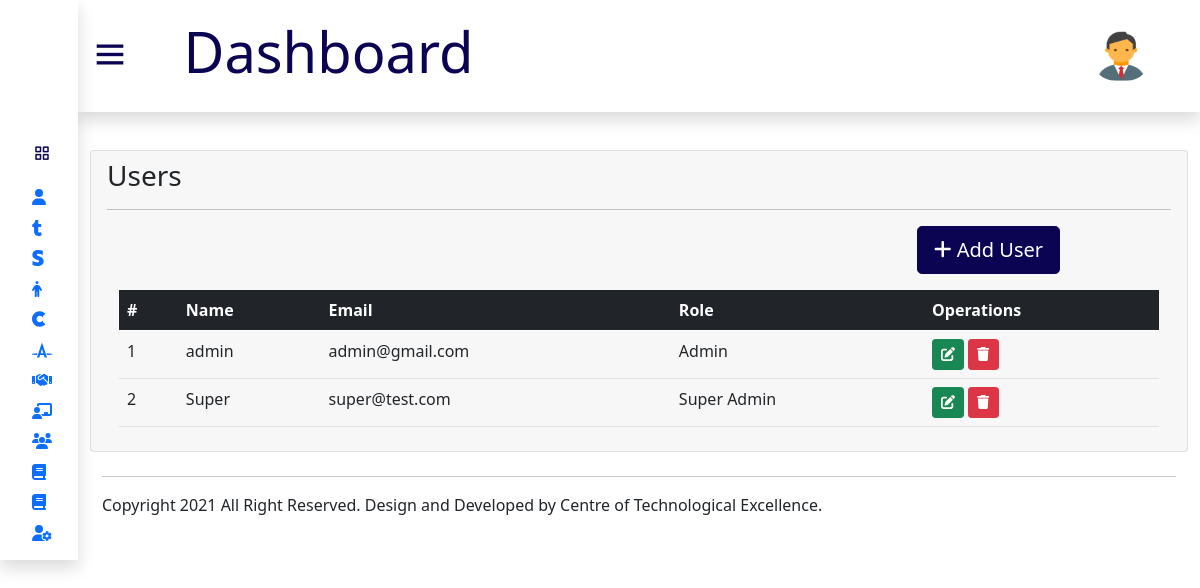
The app's page /admin/user.php (signed in) with its own data.
### tables this page shows
CREATE TABLE `users` (
  `id` int(11) NOT NULL,
  `name` varchar(255) NOT NULL,
  `email` varchar(255) NOT NULL,
  `password` varchar(255) NOT NULL,
  `role` varchar(255) NOT NULL
);

### admin/user.php (the view, shortened to what this page needs)
<?php
include 'header.php';
?>
<div class="body-section">
<div class="container">
         <div class="card">
              <div class="card-header border-0">
                <h3 class="card-title">Users</h3>
                <hr>
      <div class="container mt-1">
              <div class="row">
                  <div class="col-lg-9">
                  </div>
                  <div class="col-lg-3">
          <button type="button" id="button-addon2" data-bs-toggle="modal" data-bs-target="#exampleModal" class="btn btn-lg float-right mb-3" >
            <i class="fas fa-plus"></i> Add User
        </button>
        </div>
        </div>
              <div class="card-body table-responsive p-0">
                  <div class="row">
                  <div class="col-lg-12">
                  <table id="table" class="table pt-2" >
                  <thead class="table-dark">
                     <tr>
                          <th>#</th>
                          <th>Name</th>
                          <th>Email</th>
                          <th>Role</th>
                          <th>Operations</th>
                     </tr>
                  </thead>
                  <?php
                    $sql=mysqli_query($conn,"select * from users");
                    while($row=mysqli_fetch_assoc($sql)){
                        ?>
                      <tr>
                            <td><?php echo $row['id']; ?></td>
                            <td><?php echo $row['name']; ?></td>
                            <td><?php echo $row['email']; ?></td>
                            <td><?php echo $row['role']; ?></td>
                            <td>
                            <button type="button" class="btn btn-success btn-sm editbtn"><i class="fas fa-edit"></i></button>
                            <a href="javascript:void(0)" type="button" class="delete_btn_ajax btn btn-sm btn-danger"><i class="fas fa-trash"></i></a>
                            </td>
                        </tr>
                        <?php
                    }
                  ?>
                    </table>
                </div>
                </div>
              </div>
            </div>
            </div>
        </div>
    </div>
            </div>
<?php
include 'footer.php';
    ?>

### admin/css/styles.css (style rules this page uses)
* { margin: 0; padding: 0; box-sizing: border-box; font-family:'Segoe UI', Tahoma, Geneva, Verdana, sans-serif; }
#button-addon2 { background-color:#0B0452; color: white; border: 1px solid #0B0452; overflow: inherit; }
.body-section { position: relative; background: #ffffff; left: 78px; width: calc(100% - 78px); transition: all 0.5s ease; margin-top: 150px; }

### records on screen
users: id "1", name "admin", email "admin@gmail.com", role "Admin"
users: id "2", name "Super", email "super@test.com", role "Super Admin"
